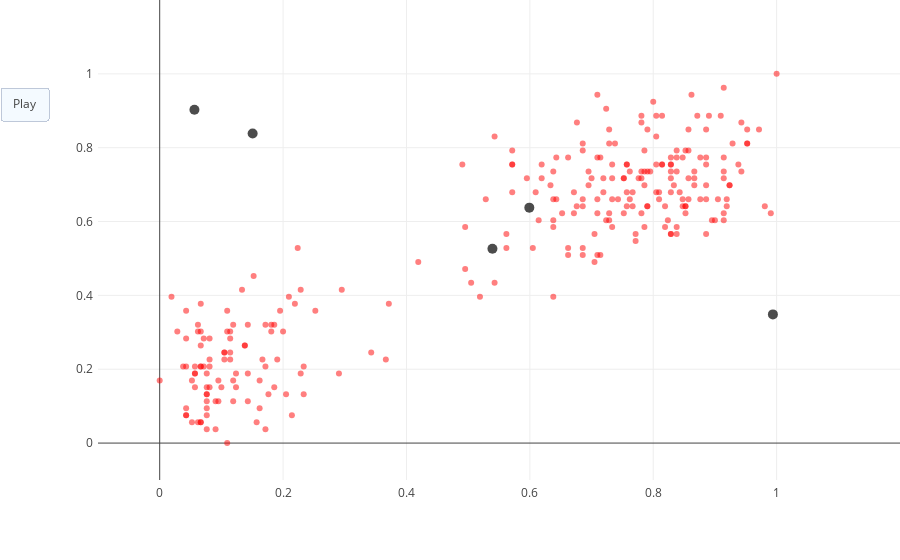

The notebook cell saved with this chart:
### Code cell
animate_kmeans(5, ndata)

### Figure 1 — Plotly figure (JSON) as saved in the notebook; plotly's stock layout.template omitted (floating-point values rounded to 4 significant figures; data arrays with more than 128 entries replaced by an {"elided": "..."} marker saying what was removed)
{"data": [{"marker": {"cmax": 5, "cmin": 0, "color": {"elided": "272 int values"}, "colorscale": [[0, "rgb(255, 0, 0)"], [0.2, "rgb(255, 0, 0)"], [0.2, "rgb(0, 0, 255)"], [0.4, "rgb(0, 0, 255)"], [0.4, "rgb(0, 255, 0)"], [0.6, "rgb(0, 255, 0)"], [0.6, "rgb(255, 0, 255)"], [0.8, "rgb(255, 0, 255)"], [0.8, "rgb(0, 255, 255)"], [1, "rgb(0, 255, 255)"]], "opacity": 0.5, "size": 6}, "mode": "markers", "type": "scatter", "x": {"elided": "272 float values"}, "y": {"elided": "272 float values"}}, {"marker": {"color": "black", "opacity": 0.7, "size": 10}, "mode": "markers", "type": "scatter", "x": [0.5394, 0.05631, 0.5991, 0.994, 0.1506], "y": [0.5264, 0.9027, 0.6376, 0.3485, 0.8384]}], "layout": {"margin": {"l": 0, "pad": 4, "r": 0, "t": 0}, "showlegend": false, "updatemenus": [{"buttons": [{"args": [null], "label": "Play", "method": "animate"}], "pad": {"r": 10, "t": 87}, "type": "buttons"}], "xaxis": {"autorange": false, "range": [-0.1, 1.2]}, "yaxis": {"autorange": false, "range": [-0.1, 1.2]}}}
